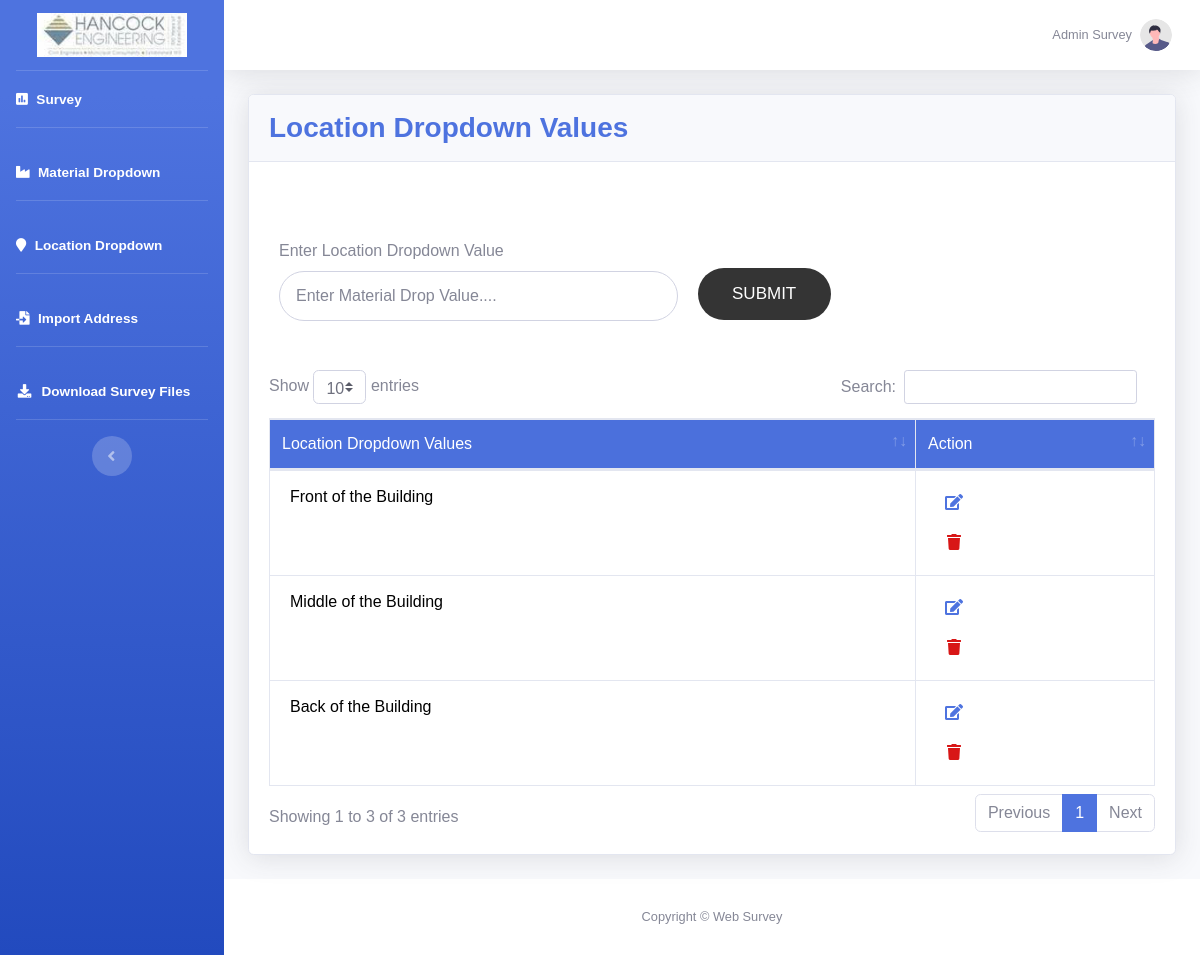
/location_drop.php (signed in), run on the app's committed database.
### tables this page shows
CREATE TABLE `location_drop_tbl` (
  `id` int(11) NOT NULL,
  `name` varchar(200) NOT NULL
);

### location_drop.php (the view, shortened to what this page needs)
<?PHP
include('config.php');
include('admin_header.php');
?>
                <div class="container-fluid">
                    <div class="card shadow mb-4">
                        <div class="card-header py-3">
							<div class="row">
								<div class="col-md-6">
									<h3 class="m-0 font-weight-bold text-primary">Location Dropdown Values</h3>
								</div>
							</div>
                        </div>
                        <div class="card-body">
							<div class="text-center p-4">
							</div>
                            <form class="user material_user" method="POST" action="" >
								<div class="form-group ml-form-group">
									<label for="f_name">Enter Location Dropdown Value</label>
									<input type="text" class="form-control form-control-user1" id="m_drp_val" name="m_drp_val" required placeholder="Enter Material Drop Value...."  >
								</div>
								<input type="submit" id="submit_btn" class="ml_submit" name="submit_btn" value="SUBMIT" class="btn btn-primary btn-user btn-block">
							</form>
                        </div>
						<div class="card-body">
                            <div class="table-responsive">
                                <table class="table table-bordered" id="dataTable" width="100%" cellspacing="0">
                                    <thead>
                                        <tr>
                                            <th style="width:73%;">Location Dropdown Values</th>
                                            <th style="width:27%;">Action</th>
                                        </tr>
                                    </thead>
                                    <tbody>
										<?php
											$SQLSELECT = "SELECT * FROM location_drop_tbl ORDER BY id DESC";
											$result_set =  $mysqli->query($SQLSELECT);
											if (!empty($result_set->num_rows)) {
												while($row = mysqli_fetch_array($result_set))
												{
												?>
													<tr>
														<td>
															<input type="text" class="before_edit" name="m_name" id="m_name_<?php echo $row['id']; ?>" value="<?php echo $row['name']; ?>" readonly >
														</td>
														<td>
															<a class="nav-link" href="javascript:;" onclick="edit_fun('<?php echo $row['id']; ?>')" class="edit_icon" title="EDIT">
																<i class="fas fa-fw fa-edit"></i>
															</a>
															<a class="nav-link" href="location_drop.php?del_id=<?php echo $row['id']; ?>" title="DELETE" onclick="return confirm('Are you sure?')">
																<i class="fas fa-fw fa-trash"></i>
															</a>
														</td>
													</tr>
												<?php
												}
											}
										?>
                                    </tbody>
                                </table>
                            </div>
                        </div>
                    </div>
                </div>
            </div>
 <?PHP include('admin_footer.php'); ?>

### data on the page
location_drop_tbl: m_name "Front of the Building"
location_drop_tbl: m_name "Middle of the Building"
location_drop_tbl: m_name "Back of the Building"

### other printed values
$_SESSION['NAME'] "Admin Survey"
